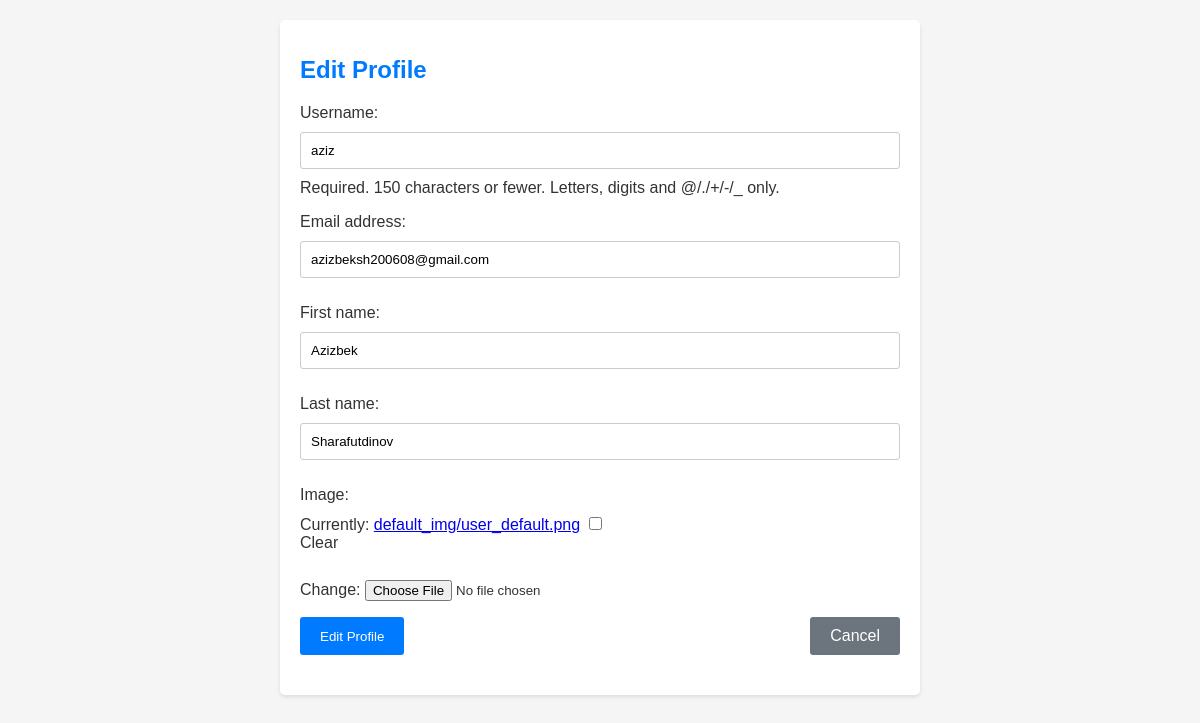
The app's page /users/edit-profile/ (signed in) with its own data.
### users/models.py (models this page shows, shortened)
class CustomUser(AbstractUser):
    image = models.ImageField(upload_to='user_images/', blank=True, null=True, default='default_img/user_default.png')
    class Meta:
        db_table = 'users'

### users/views.py (the view, shortened to what this page needs)
# urls.py: path('edit-profile/', ProfileUpdateView.as_view(), name='edit-profile'),
class ProfileUpdateView(View):
    def get(self, request):
        update_form = ProfileUpdateForm(instance=request.user)
        return render(request, 'profile/profile_update.html', {'form':update_form})

### users/forms.py
class ProfileUpdateForm(ModelForm):
    class Meta:
        model = CustomUser
        fields = ['username', 'email', 'first_name', 'last_name', 'image']

### templates/profile/profile_update.html (shortened to what this page needs)
<!DOCTYPE html>
<html lang="en">
<head>
</head>
<body>
<div class="container">
    <h1>Edit Profile</h1>
    <form method="post">
        {{ form.as_p }}
        <div class="buttons">
            <input type="submit" value="Edit Profile">
            <a href="/users/profile/" class="cancel-button">Cancel</a>
        </div>
    </form>
</div>
</body>
</html>

### templates/profile/profile_update.html (style rules this page uses)
body { font-family: Arial, sans-serif; background-color: #f5f5f5; color: #333; margin: 0; padding: 0; }
.container { max-width: 600px; margin: 20px auto; padding: 20px; background-color: #fff; border-radius: 5px; box-shadow: 0 2px 4px rgba(0, 0, 0, 0.1); }
h1 { font-size: 24px; color: #007bff; margin-bottom: 20px; }
form { margin-bottom: 20px; }
label { display: block; margin-bottom: 10px; }
input[type="text"], input[type="email"], input[type="password"] { width: 100%; padding: 10px; margin-bottom: 10px; border: 1px solid #ccc; border-radius: 3px; box-sizing: border-box; }
.buttons { display: flex; justify-content: space-between; }
input[type="submit"], .cancel-button { background-color: #007bff; color: #fff; border: none; padding: 10px 20px; border-radius: 3px; cursor: pointer; text-decoration: none; text-align: center; }
.cancel-button { background-color: #6c757d; }

### records on screen
CustomUser: username "aziz", email "azizbeksh200608@gmail.com", first_name "Azizbek", last_name "Sharafutdinov"
